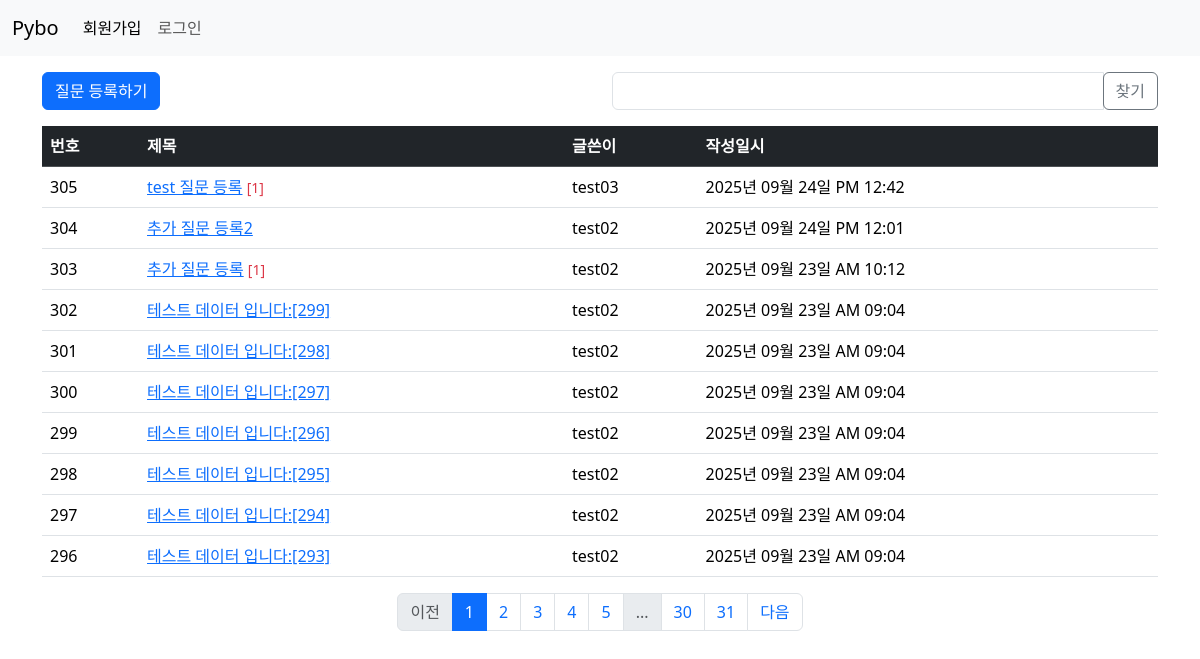
Page /question/list/ on the earlier database version.
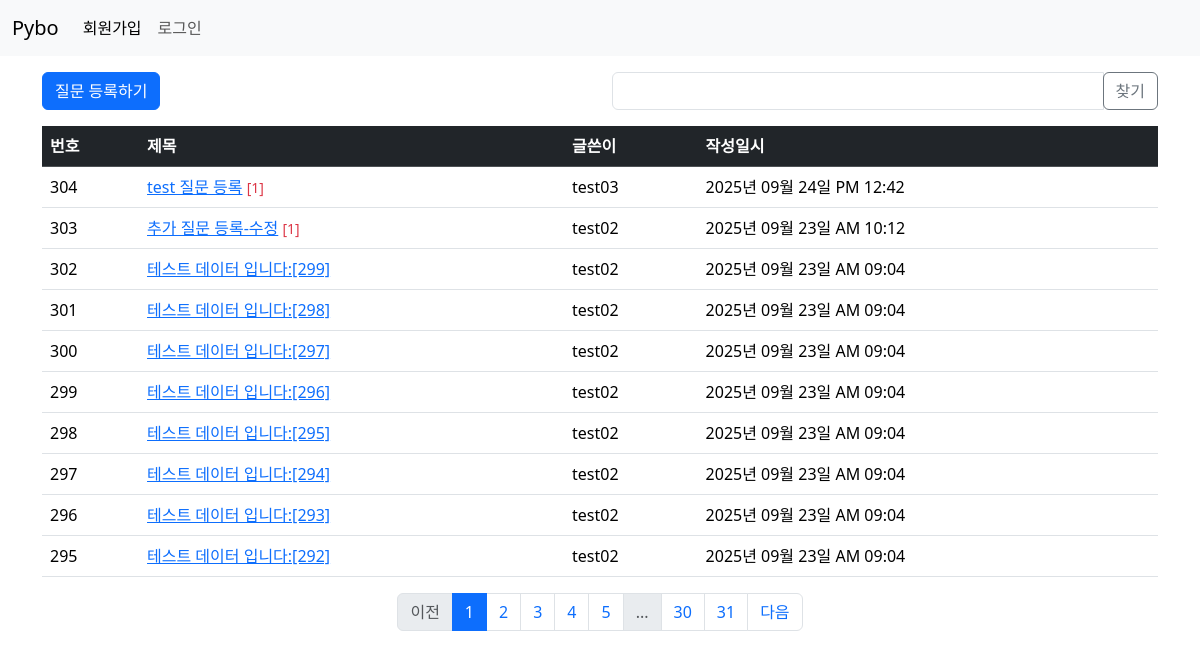
Same page on the later database version.
### pybo/models.py (models this page shows)
class Question(db.Model):
    id = db.Column(db.Integer, primary_key=True)
    subject = db.Column(db.String(200), nullable=False)
    content = db.Column(db.Text(), nullable=False)
    create_date = db.Column(db.DateTime(), nullable=False)
    user_id = db.Column(db.Integer, db.ForeignKey('user.id', ondelete='CASCADE'),
                        nullable=False)
    user = db.relationship('User', backref=db.backref('question_set'))
    modify_date = db.Column(db.DateTime(), nullable=True)

class User(db.Model):
    id = db.Column(db.Integer, primary_key=True)
    username = db.Column(db.String(150), unique=True, nullable=False)
    password = db.Column(db.String(200), nullable=False)
    email = db.Column(db.String(120), unique=True, nullable=False)

### pybo/views/question_views.py (the view, shortened to what this page needs)
@bp.route('/list/')
def _list():
    page = request.args.get('page', default=1, type=int)  # 페이지
    kw = request.args.get('kw', default='', type=str)   # 검색 키워드
    question_list = Question.query.order_by(Question.create_date.desc())
    question_list = question_list.paginate(page=page, per_page=10)  # 한 페이지에 보여야할 게시글 수
    return render_template('question/question_list.html',
                           question_list=question_list, page=page, kw=kw)

### pybo/filter.py (called while the page is built)
def format_datetime(value, fmt='%Y년 %m월 %d일 %p %I:%M'):
    return value.strftime(fmt)

### pybo/views/auth_views.py (called while the page is built)
@bp.before_app_request
def load_logged_in_user():
    user_id = session.get('user_id')
    if user_id is None:
        g.user = None
    else:
        g.user = User.query.get(int(user_id))

### pybo/templates/question/question_list.html (shortened to what this page needs)
{% extends 'base.html' %}
{% block content %}
<div class="container my-3">
    <div class="row my-3">
        <div class="col-6">
            <a href="{{ url_for('question.create') }}" class="btn btn-primary">질문 등록하기</a>
        </div>
        <div class="col-6">
            <div class="input-group">
                <input type="text" id="search_kw" class="form-control"
                    value="{{ kw or '' }}">
                <div class="input-group-append">
                    <button class="btn btn-outline-secondary" id="btn_search">찾기</button>
                </div>
            </div>
        </div>
    </div>
    <table class="table table-hover">
        <thead>
        <tr class="table-dark">
            <th scope="col">번호</th>
            <th scope="col">제목</th>
            <th scope="col">글쓴이</th>
            <th scope="col">작성일시</th>
        </tr>
        </thead>
        <tbody>
        {% if question_list %}
        {% for question in question_list.items %}
        <tr>
            <td>{{ question_list.total - (question_list.page - 1) * question_list.per_page - loop.index0 }}</td>
            <td>
                <a href="{{ url_for('question.detail', question_id= question.id) }}">{{ question.subject }}</a>
                {% if question.answer_set | length > 0 %}
                <span class="text-danger small"> [{{question.answer_set | length}}]</span>
                {% endif %}
            </td>
            <td>{{ question.user.username }}</td>
            <td>{{ question.create_date|datetime }}</td>
        </tr>
        {% endfor %}
        {% else %}
        <tr>
            <td colspan="3">질문이 없습니다.</td>
        </tr>
        {% endif %}
        </tbody>
    </table>
    <ul class="pagination justify-content-center">
        {% if question_list.has_prev %}
        <li class="page-item"><a data-page="{{ question_list.prev_num }}" href="javascript:void(0)" class="page-link">이전</a></li>
        {% else %}
        <li class="page-item disabled"><a href="javascript:void(0)" class="page-link">이전</a></li>
        {% endif %}
        {% for page_num in question_list.iter_pages() %}
        {% if page_num %}
        {% if page_num != question_list.page %}
        <li class="page-item"><a class="page-link" data-page="{{ page_num }}" href="javascript:void(0)">{{ page_num }}</a></li>
        {%else%}
        <li class="page-item active">
            <a class="page-link" href="javascript:void(0)" aria-current="page">{{ page_num }}</a>
        </li>
        {% endif %}
        {% else %}
        <li class="page-item disabled"><a class="page-link" href="javascript:void(0)">...</a></li>
        {% endif %}
        {% endfor %}
        {% if question_list.has_next %}
        <li class="page-item"><a data-page="{{ question_list.next_num }}" href="javascript:void(0)" class="page-link">다음</a></li>
        {% else %}
        <li class="page-item disabled"><a href="javascript:void(0)" class="page-link">다음</a></li>
        {% endif %}
    </ul>
</div>
{% endblock %}

Differences in the rows shown:
removed Question: total "304", subject "추가 질문 등록2", user.username "test02", create_date "2025년 09월 24일 PM 12:01"
computed for Question "test 질문 등록": total "305" → "304"
changed Question "2025년 09월 23일 AM 10:12": subject "추가 질문 등록" → "추가 질문 등록-수정"
now on this page (row unchanged): Question: total "295", subject "테스트 데이터 입니다:[292]", user.username "test02", create_date "2025년 09월 23일 AM 09:04"
